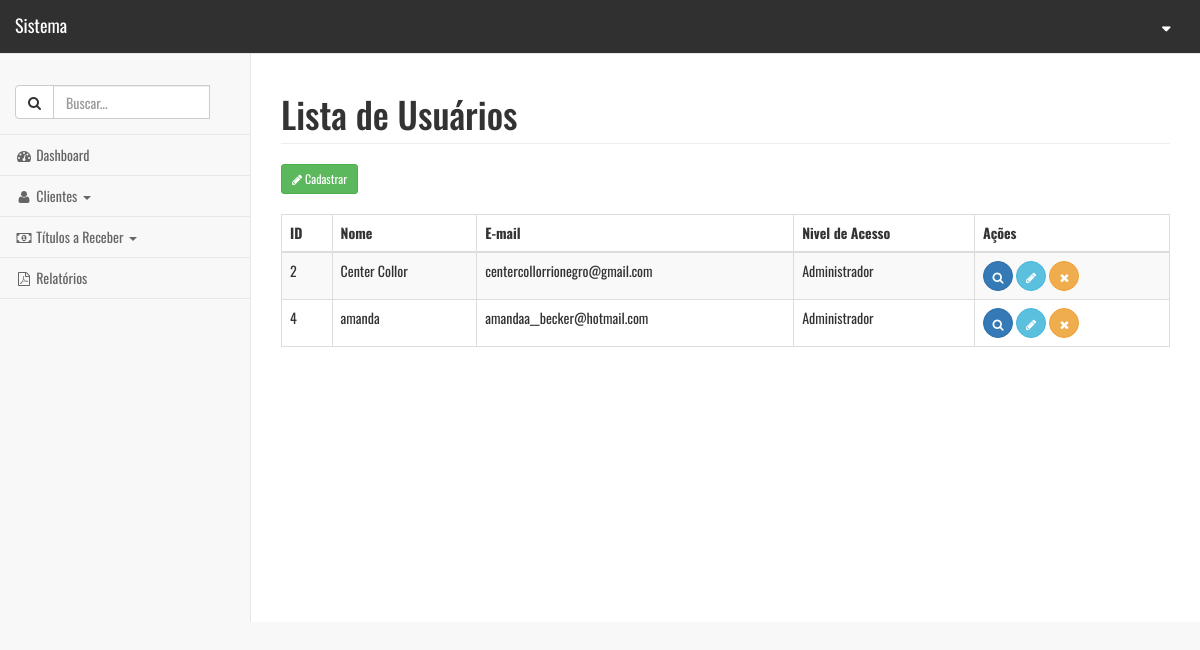
Page /administrativo.php?link=2 on the committed database.
### tables this page shows
CREATE TABLE `usuarios` (
  `id` int(11) NOT NULL,
  `nome` varchar(220) NOT NULL,
  `email` varchar(220) NOT NULL,
  `login` varchar(50) NOT NULL,
  `senha` varchar(50) NOT NULL,
  `nivel_acesso_id` int(11) NOT NULL,
  `created` datetime DEFAULT NULL,
  `modified` datetime DEFAULT NULL
);

### listar_usuario.php (the view, shortened to what this page needs)
<?php
	$sql = "SELECT  * FROM usuarios";
	$resultado = mysqli_query($con, $sql);
?>
    <div id="page-wrapper">
        <div class="row">
            <div class="col-lg-12">
                <h1 class="page-header">Lista de Usuários</h1>
            </div>
        </div>
        <div class="row">
			<div class="col-md-6" style="text-align: left;">
				<a href="administrativo.php?link=3"><button type='button' class='btn btn-sm btn-success'><i class="fa fa-pencil"></i> Cadastrar</button></a>
			</div>
		</div>
		<br>
		<div class="row">
			<div class="col-md-12">
				<div class="dataTable_wrapper">
				  	<table class="table table-striped table-bordered table-hover" id="dataTables-example">
						<thead>
						 	<tr>
								<th>ID</th>
								<th>Nome</th>
								<th>E-mail</th>
								<th>Nivel de Acesso</th>
								<th>Ações</th>
						  	</tr>
						</thead>
						<tbody>
							<?php
								while($linhas = mysqli_fetch_array($resultado)){
									if($linhas['nivel_acesso_id'] == 1):
										$linhas['nivel_acesso_id'] = 'Administrador';
									else:
										$linhas['nivel_acesso_id'] = 'Usuário';
									endif;
									echo "<tr>";
										echo "<td>".$linhas['id']."</td>";
										echo "<td>".$linhas['nome']."</td>";
										echo "<td>".$linhas['email']."</td>";
										echo "<td>".$linhas['nivel_acesso_id']."</td>";
										?>
										<td>
											<a href='administrativo.php?link=5&id=<?php echo $linhas['id']; ?>' data-toggle='tooltip' title='Visualizar'><button type="button" class="btn btn-primary btn-circle"><i class="fa fa-search"></i></button></a>
											<a href='administrativo.php?link=4&id=<?php echo $linhas['id']; ?>' data-toggle='tooltip' title='Editar'><button type="button" class="btn btn-info btn-circle"><i class="fa fa-pencil"></i></button></a>
											<a href='processa/proc_apagar_usuario.php?id=<?php echo $linhas['id']; ?>' data-toggle='tooltip' title='Excluir'><button type="button" class="btn btn-warning btn-circle"><i class="fa fa-times"></i></button></a>
										</td>
										<?php
									echo "</tr>";
								}
							?>
						</tbody>
					</table>
				</div>
			</div>
		</div>
	</div>

### css/theme.css (style rules this page uses)
* { font-family: 'Oswald', sans-serif; }
body { padding-top: 70px; padding-bottom: 30px; }
#page-wrapper { margin-top: -50px; }

### rows in the picture
usuarios: id "2", nome "Center Collor", email "centercollorrionegro@gmail.com", nivel_acesso_id "Administrador"
usuarios: id "4", nome "amanda", email "amandaa__becker@hotmail.com", nivel_acesso_id "Administrador"
